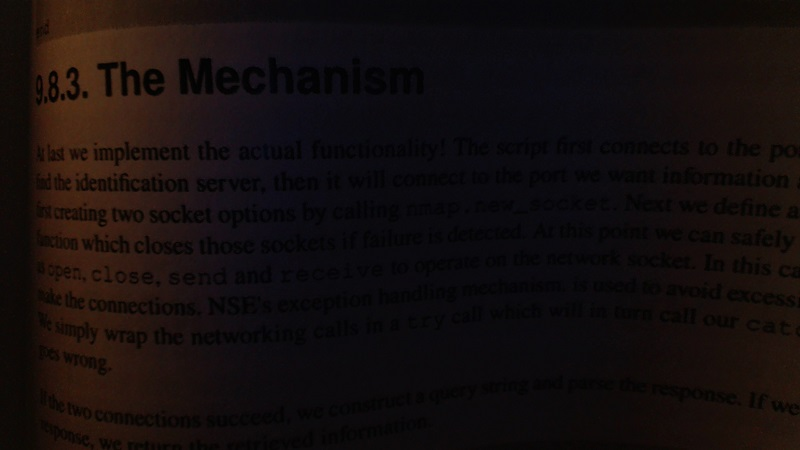
#> input picture Chap 6/bookpage.jpg, 800 x 450 px, given in place of the camera
$ python 'color filter.py'
#> lines starting #> are read from the running program, lines starting #| are printed output that depends on the picture; after the words box and inside, x2 and y2 are one past the last pixel; in counts of white or black regions, pixels touching at a corner belong together
# -*- coding: utf-8 -*-
"""
Created on Tue Feb 13 23:03:21 2018

@author: MSI
"""

import cv2
import numpy as np

cap = cv2.VideoCapture(0)

while (True):
    _, frame = cap.read()
#> frame is the input picture: shape (450, 800, 3); mean B, G, R 13.4, 13.6, 20.3
    hsv = cv2.cvtColor(frame, cv2.COLOR_BGR2HSV)
#> hsv: shape (450, 800, 3); mean H, S, V 81.2, 108.8, 21.8

    lower_red = np.array([150,100,0])
    upper_red = np.array([200,200,255])

    mask = cv2.inRange(hsv,lower_red, upper_red)
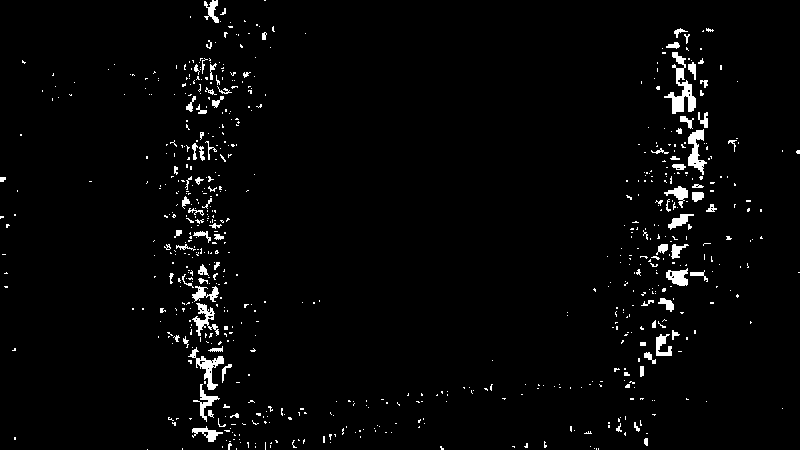
#> mask: shape (450, 800); 2.6% white; 692 white regions (604 under 20 px), largest, box (x1, y1, x2, y2) and area: (664, 52, 696, 114) 700, (188, 347, 224, 390) 422, (688, 129, 707, 175) 417
    res = cv2.bitwise_and(frame,frame, mask = mask) ##bitwise-> where there is something in the frame and mask is true
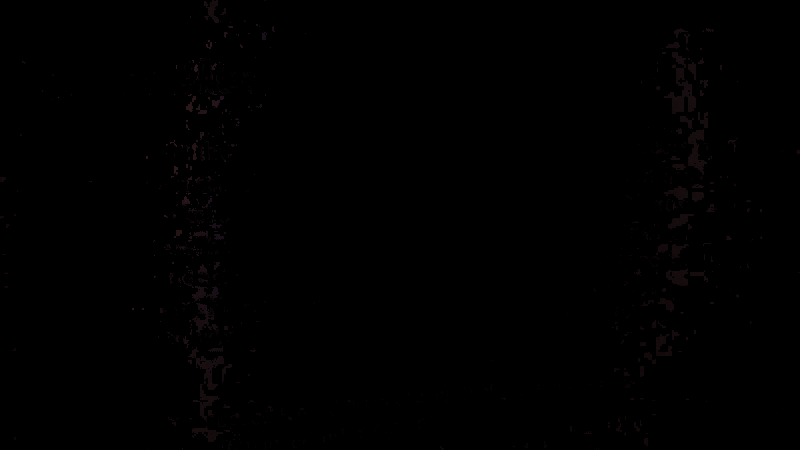
#> res: shape (450, 800, 3); mean B, G, R 0.3, 0.3, 0.5
                                                    ## mask is in range of lower red, upper red. if in the range = true.

    cv2.imshow('frame',frame)
    cv2.imshow('mask',mask)
    cv2.imshow('res',res)

    if cv2.waitKey(1) & 0xFF == ord('q'):
#> (key q is pressed here)
        break

cap.release()
cv2.destroyAllWindows()
